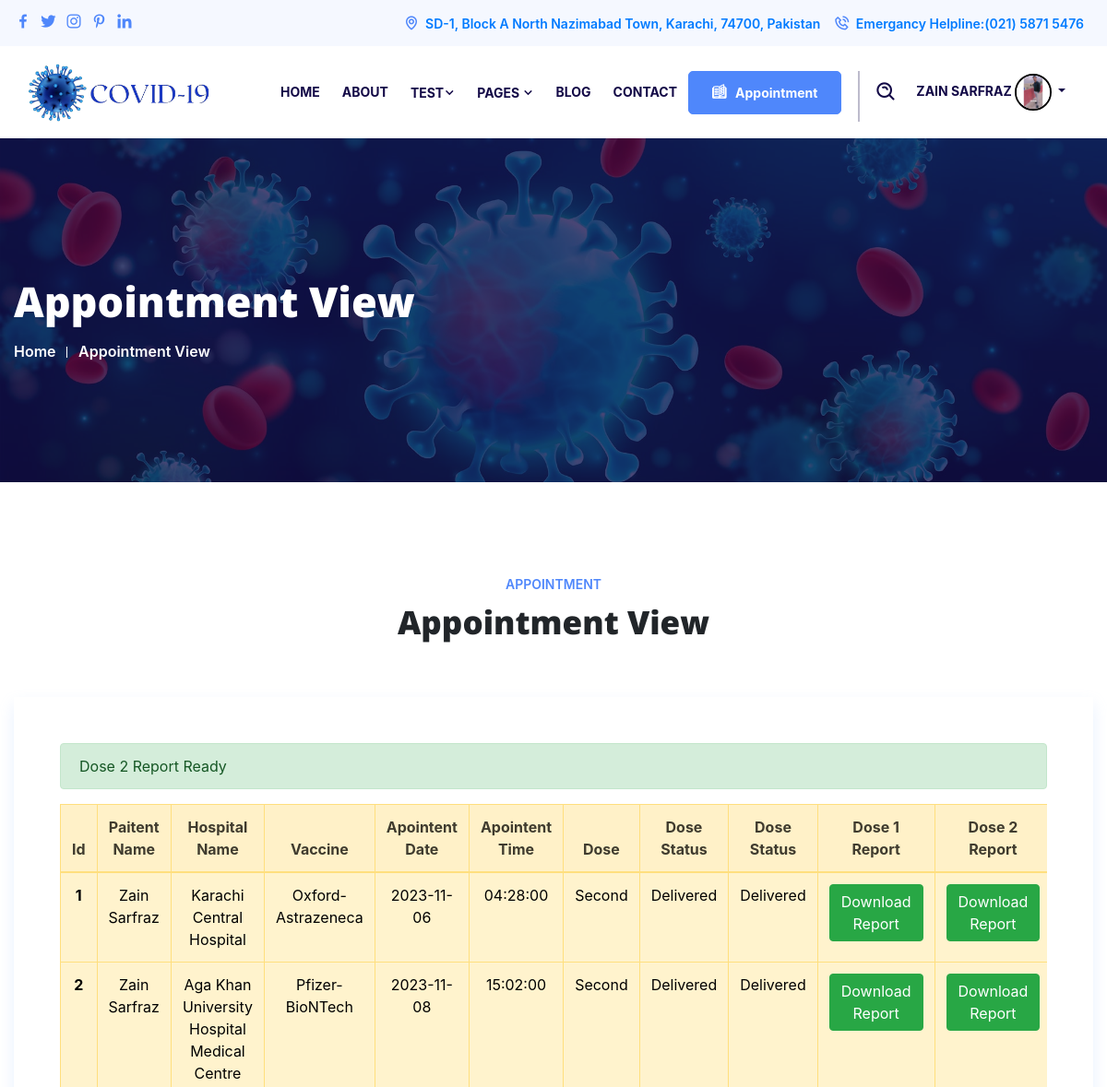
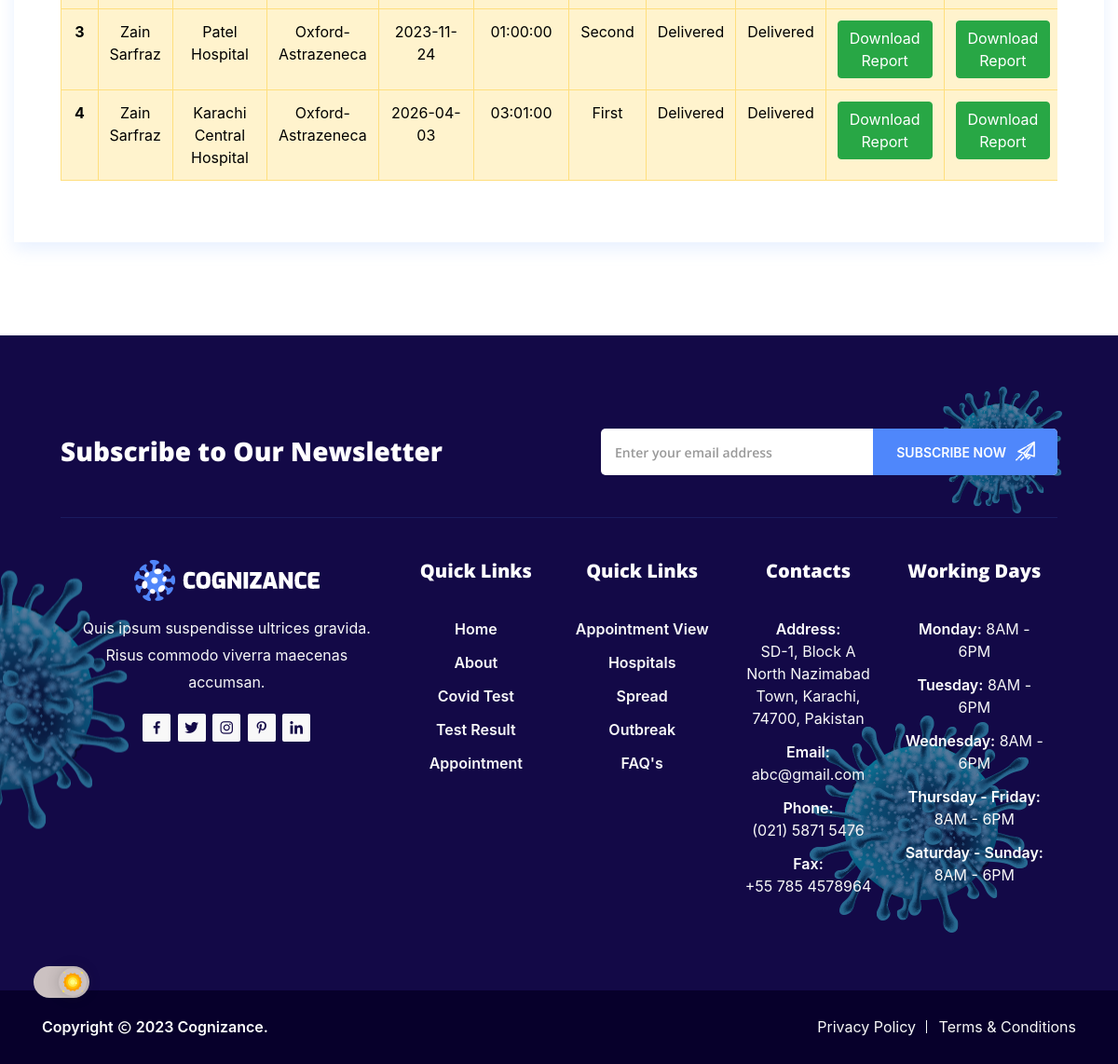
/appointmentview.php (signed in), run on the app's committed database (2 pictures, top to bottom).
### tables this page shows
CREATE TABLE `paitent` (
  `id` int(11) NOT NULL,
  `Username` varchar(255) NOT NULL,
  `Email` varchar(255) NOT NULL,
  `City` varchar(255) NOT NULL,
  `Area` varchar(255) NOT NULL,
  `Password` varchar(255) NOT NULL,
  `Image` varchar(255) NOT NULL,
  `Status` varchar(40) NOT NULL DEFAULT '1'
);

CREATE TABLE `appointment` (
  `pid` int(11) NOT NULL,
  `pname` int(255) NOT NULL,
  `hospital name` int(255) NOT NULL,
  `vaccine` int(255) NOT NULL,
  `visit date` date NOT NULL,
  `Time` time NOT NULL,
  `pstatus` varchar(255) NOT NULL DEFAULT 'pending',
  `Status2` tinyint(4) NOT NULL DEFAULT 1,
  `PStatus3` varchar(40) NOT NULL DEFAULT 'Waiting',
  `PStatus33` varchar(255) NOT NULL DEFAULT 'Waiting',
  `Dose` varchar(255) NOT NULL DEFAULT 'Pending',
  `Report` varchar(40) NOT NULL
);

CREATE TABLE `hospital` (
  `id` int(11) NOT NULL,
  `username` varchar(255) NOT NULL,
  `Hospital Name` varchar(255) NOT NULL,
  `Location` varchar(255) NOT NULL,
  `Address` varchar(255) NOT NULL,
  `Date` date NOT NULL,
  `Password` varchar(255) NOT NULL,
  `profileImage` varchar(255) NOT NULL,
  `Himage` varchar(255) NOT NULL,
  `Status` varchar(40) NOT NULL DEFAULT 'Pending'
);

CREATE TABLE `vaccines` (
  `id` int(11) NOT NULL,
  `Vaccine` varchar(255) NOT NULL,
  `status` varchar(40) NOT NULL DEFAULT 'Out Of Stock'
);

### appointmentview.php (the view, shortened to what this page needs)
<?php
require("Includes/config.php");
require("Includes/header.php");
$username = $_SESSION["email"];
$fetching_pro = "SELECT * FROM `appointment` AS a
INNER JOIN `hospital` AS h ON a.`hospital name` = h.`id` INNER JOIN `vaccines` AS v ON a.`vaccine` = v.`id` INNER JOIN `paitent` AS pp ON a.`pname` = pp.`id` WHERE pp.`Email` = '$username' AND a.`pstatus` = 'Approve';
";
$pro_result = mysqli_query($conn, $fetching_pro);
?>
<section class="page-title-area">
    <div class="container-fluid">
        <div class="page-title-content">
            <h2>Appointment View</h2>
            <ul>
                <li><a href="index.php">Home</a></li>
                <li>Appointment View</li>
            </ul>
        </div>
    </div>
</section>
<section class="appointment-area ptb-100">
    <div class="container-fluid">
        <div class="section-title">
            <span class="sub-title">Appointment</span>
            <h2>Appointment View</h2>
        </div>
        <div class="appointment-form">
            <div class="alert alert-success" id="dose2Alert" style="display: none">
                Dose 2 Report Ready
            </div>
            <div class="table-responsive">
                <table class="table table-warning table-bordered text-center">
                    <thead class="bg-warning p-2 text-dark bg-opacity-10" style="opacity: 75%;">
                        <tr>
                            <th scope="col">Id</th>
                            <th scope="col">Paitent Name</th>
                            <th scope="col">Hospital Name</th>
                            <th scope="col">Vaccine</th>
                            <th scope="col">Apointent Date</th>
                            <th scope="col">Apointent Time</th>
                            <th scope="col">Dose</th>
                            <th scope="col">Dose Status</th>
                            <th scope="col">Dose Status</th>
                            <th scope="col">Dose 1 Report</th>
                            <th scope="col">Dose 2 Report</th>
                        </tr>
                    </thead>
                    <tbody>
                        <?php
                        if (mysqli_num_rows($pro_result) > 0) {
                            while ($pro_data = mysqli_fetch_assoc($pro_result)) {
                                ?>
                                <tr>
                                    <th scope="row">
                                        <?php echo $pro_data['pid'] ?>
                                    </th>
                                    <td>
                                        <?php echo $pro_data['Username'] ?>
                                    </td>
                                    <td>
                                        <?php echo $pro_data['Hospital Name'] ?>
                                    </td>
                                    <td>
                                        <?php echo $pro_data['Vaccine'] ?>
                                    </td>
                                    <td>
                                        <?php echo $pro_data['visit date'] ?>
                                    </td>
                                    <td>
                                        <?php echo $pro_data['Time'] ?>
                                    </td>
                                    <td>
                                        <?php echo $pro_data['Dose'] ?>
                                    </td>
                                    <td>
                                        <?php echo $pro_data['PStatus3'] ?>
                                    </td>
                                    <td>
                                        <?php echo $pro_data['PStatus33'] ?>
                                    </td>
                                    <td>
                                        <?php
                                        if ($pro_data['PStatus3'] == "Delivered") {
                                            echo "<a class='btn btn-success' href='downloadreport2.php?Report=$pro_data[Report] '>Download Report</a>";
                                        } else {
                                            echo "Wait For Report";
                                        }
                                        ?>
                                    </td>
                                    <td>
                                        <?php
                                        if ($pro_data['PStatus33'] == "Delivered") {
                                            echo "<a class='btn btn-success' href='downloadreport2.php?Report=$pro_data[Report] '>Download Report</a>";
                                        } else {
                                            echo "Wait For Report";
                                        } ?>
                                    </td>
                                </tr>
                                <?php
                            }
                        }
                        ?>
                    </tbody>
                </table>
            </div>
        </div>
    </div>
</section>
<?php
include("includes/footer.php");
?>
</body>
</html>

### Includes/header.php (shortened to what this page needs)
<!doctype html>
<html lang="zxx">
<head>
    <link rel="stylesheet" href="https://maxcdn.bootstrapcdn.com/bootstrap/4.5.2/css/bootstrap.min.css">
    <link rel="stylesheet" href="assets/css/bootstrap.min.css">
    <link rel="stylesheet" href="Hospital/hospital/Files/css/sb-admin-2.css">
    <link rel="stylesheet" href="Hospital/hospital/Files/css/sb-admin-2.min.css">
    <link rel="stylesheet" href="assets/css/animate.min.css">
    <link rel="stylesheet" href="assets/css/owl.carousel.min.css">
    <link rel="stylesheet" href="assets/css/flaticon.css">
    <link rel="stylesheet" href="assets/css/magnific-popup.min.css">
    <link rel="stylesheet" href="assets/css/meanmenu.min.css">
    <link rel="stylesheet" href="assets/css/boxicons.min.css">
    <link rel="stylesheet" href="assets/css/nice-select.min.css">
    <link rel="stylesheet" href="assets/css/slick.min.css">
    <link rel="stylesheet" href="assets/css/odometer.min.css">
    <link rel="stylesheet" href="assets/css/datatables.min.css">
    <link rel="stylesheet" href="assets/css/mainsss.css">
    <link rel="stylesheet" href="assets/css/dark.css">
    <link href="https://cdn.jsdelivr.net/npm/bootstrap@5.5.0/dist/css/bootstrap.min.css" rel="stylesheet">
    <link rel="stylesheet" href="assets/css/responsive.css">
    <link rel="stylesheet" href="assets/css/loader.css">
    <link href="https://maxcdn.bootstrapcdn.com/bootstrap/4.5.2/css/bootstrap.min.css" rel="stylesheet">
</head>
<body>
    <header class="header-area">
        <div class="top-header">
            <div class="container-fluid">
                <div class="row align-items-center">
                    <div class="col-lg-4 col-md-12">
                        <ul class="top-header-social">
                            <li> <a href="https://www.facebook.com" target="_blank"><i class="bx bxl-facebook"></i></a>
                            </li>
                            <li> <a href="https://www.Twitter.com" target="_blank"><i class="bx bxl-twitter"></i></a>
                            </li>
                            <li> <a href="https://www.instagram.com" target="_blank"><i
                                        class="bx bxl-instagram"></i></a>
                            </li>
                            <li><a href="https://www.pinterest.com/" target="_blank"><i
                                        class="bx bxl-pinterest-alt"></i></a></li>
                            <li> <a href="https://www.linkedin.com" target="_blank"><i class="bx bxl-linkedin"></i></a>
                            </li>
                        </ul>
                    </div>
                    <div class="col-lg-8 col-md-12">
                        <ul class="top-header-contact-info">
                            <li><a href="https://www.google.com/maps/place/Aptech+Computer+Education+North+Nazimabad+Center/@24.9273781,67.02842,17z/data=!3m1!4b1!4m6!3m5!1s0x3eb33f90157042d3:0x93d609e8bec9a880!8m2!3d24.9273733!4d67.0330334!16s%2Fg%2F11xyvbmyb?entry=ttu"
                                    target="_blank"><i class="bx bx-map"></i> SD-1, Block A North Nazimabad Town,
                                    Karachi,
                                    74700, Pakistan
                                </a> </li>
                            <li> <a href="tel:(021) 5871 5476"><i class="bx bx-phone-call"></i> Emergancy Helpline:(021)
                                    5871
                                    5476</a></li>
                        </ul>
                    </div>
                </div>
            </div>
        </div>
        <div class="navbar-area col-lg-12">
            <div class="cognizance-nav">
                <div class="container-fluid">
                    <nav class="navbar navbar-expand-md navbar-light">
                        <a class="navbar-brand" href="index.php">
                            <img src="assets/img/logos2.png" class="main-logo vh-10" alt="logo" width="200">
                        </a>
                        <div class="collapse navbar-collapse mean-menu">
                            <?php
                            if (!isset($_SESSION["email"])) {
                            ?>
                            <ul class="navbar-nav">
                                <li class="nav-item"><a href="index.php" class="nav-link ">Home</a></li>
                                </li>
                                <li class="nav-item"><a href="about-1.php" class="nav-link">About</a></li>
                                </li>
                                <li class="nav-item"><a href="#" class="nav-link">Pages <i
                                            class="bx bx-chevron-down"></i></a>
                                    <ul class="dropdown-menu">
                                        <li class="nav-item"><a href="hospital.php" class="nav-link">Hospital</a></li>
                                        <li class="nav-item"><a href="spread.php" class="nav-link">Spreads</a></li>
                                        <li class="nav-item"><a href="out-break.php" class="nav-link">Outbreak</a></li>
                                        <li class="nav-item"><a href="faq.php" class="nav-link">FAQ</a></li>
                                    </ul>
                                </li>
                                <li class="nav-item"><a href="single-post.php" class="nav-link">Blog</a></li>
                                <li class="nav-item"><a href="Register.php" class="nav-link">Register</a></li>
                                <li class="nav-item"><a href="login.php" class="nav-link">Login</a></li>
                            </ul>
                            <?php
                            } else {
                                ?>
                                                            <ul class="navbar-nav">
                                <li class="nav-item"><a href="index.php" class="nav-link ">Home</a></li>
                                <li class="nav-item"><a href="about-1.php" class="nav-link">About</a></li>
                                <li class="nav-item"><a href="#" class="nav-link">Test<i
                                            class="bx bx-chevron-down"></i></a>
                                </li>
                                <li class="nav-item"><a href="#" class="nav-link">Pages <i
                                            class="bx bx-chevron-down"></i></a>
                                </li>
                                <li class="nav-item"><a href="single-post.php" class="nav-link">Blog</a></li>
                                <li class="nav-item"><a href="contact.php" class="nav-link">Contact</a></li>
                                <div class="option-item mt-2">
                                    <a href="appointment.php" class="default-btn"><i class="flaticon-open-book"></i>
                                        Appointment</a>
                                </div>
                            </ul>
                            <?php
                            require("config.php");
$username = $_SESSION["email"];
$query = "SELECT * FROM `Paitent` WHERE `Email` = '$username'";
$result = mysqli_query($conn, $query);
$result1 = mysqli_fetch_assoc($result);
                            ?>
                            <div class="others-option d-flex align-items-center zains">
                                <div class="option-item">
                                    <div class="search-btn-box">
                                        <i class="search-btn bx bx-search-alt"></i>
                                    </div>
                                </div>
                                <div class="option-item navbar-nav zains col-lg-4">
                                    <li class="nav-item">
                                        <a href="#" class="nav-link dropdown-toggle" data-toggle="dropdown"
                                            role="button" aria-haspopup="true" aria-expanded="false">
                                            <span>
                                                <?php echo $result1['Username'] ?>
                                            </span>
                                            <img src="<?php echo 'userimg/' . $result1['Image'] ?>" alt="" height="40px"
                                                width="40px" style="border-radius: 200px; border:2px solid black ;">
                                        </a>
                                    </li>
                                </div>
                            </div>
                            <?php
                            }
                            ?>
                        </div>
                    </nav>
                </div>
            </div>
        </div>
    </header>

### data on the page
paitent: Username "ZAIN SARFRAZ", Image (picture)
appointment: pid "1", pname.Username "Zain Sarfraz", hospital name "Karachi Central Hospital", vaccine.Vaccine "Oxford-Astrazeneca", visit date "2023-11-06", Time "04:28:00", Dose "Second", PStatus3 "Delivered", PStatus33 "Delivered"
appointment: pid "2", pname.Username "Zain Sarfraz", hospital name "Aga Khan University Hospital Medical Centre", vaccine.Vaccine "Pfizer-BioNTech", visit date "2023-11-08", Time "15:02:00", Dose "Second", PStatus3 "Delivered", PStatus33 "Delivered"
appointment: pid "3", pname.Username "Zain Sarfraz", hospital name "Patel Hospital", vaccine.Vaccine "Oxford-Astrazeneca", visit date "2023-11-24", Time "01:00:00", Dose "Second", PStatus3 "Delivered", PStatus33 "Delivered"
appointment: pid "4", pname.Username "Zain Sarfraz", hospital name "Karachi Central Hospital", vaccine.Vaccine "Oxford-Astrazeneca", visit date "2026-04-03", Time "03:01:00", Dose "First", PStatus3 "Delivered", PStatus33 "Delivered"
